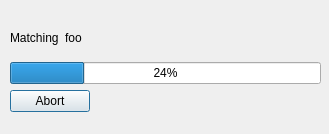
<?xml version="1.0" encoding="UTF-8"?>
<ui version="4.0">
 <class>RunModal</class>
 <widget class="QDialog" name="RunModal">
  <property name="windowModality">
   <enum>Qt::ApplicationModal</enum>
  </property>
  <property name="geometry">
   <rect>
    <x>0</x>
    <y>0</y>
    <width>329</width>
    <height>134</height>
   </rect>
  </property>
  <property name="windowTitle">
   <string>Matching terms...</string>
  </property>
  <widget class="QWidget" name="">
   <property name="geometry">
    <rect>
     <x>10</x>
     <y>20</y>
     <width>311</width>
     <height>92</height>
    </rect>
   </property>
   <layout class="QVBoxLayout" name="verticalLayout">
    <item>
     <layout class="QHBoxLayout" name="horizontalLayout_3">
      <item>
       <layout class="QHBoxLayout" name="horizontalLayout">
        <item>
         <widget class="QLabel" name="label">
          <property name="text">
           <string>Matching</string>
          </property>
         </widget>
        </item>
        <item>
         <widget class="QLabel" name="label_2">
          <property name="text">
           <string>foo</string>
          </property>
         </widget>
        </item>
       </layout>
      </item>
      <item>
       <spacer name="horizontalSpacer_2">
        <property name="orientation">
         <enum>Qt::Horizontal</enum>
        </property>
        <property name="sizeHint" stdset="0">
         <size>
          <width>40</width>
          <height>20</height>
         </size>
        </property>
       </spacer>
      </item>
     </layout>
    </item>
    <item>
     <widget class="QProgressBar" name="progressBar">
      <property name="value">
       <number>24</number>
      </property>
     </widget>
    </item>
    <item>
     <layout class="QHBoxLayout" name="horizontalLayout_2">
      <item>
       <widget class="QPushButton" name="pushButton">
        <property name="text">
         <string>Abort</string>
        </property>
       </widget>
      </item>
      <item>
       <spacer name="horizontalSpacer">
        <property name="orientation">
         <enum>Qt::Horizontal</enum>
        </property>
        <property name="sizeHint" stdset="0">
         <size>
          <width>40</width>
          <height>20</height>
         </size>
        </property>
       </spacer>
      </item>
     </layout>
    </item>
   </layout>
  </widget>
 </widget>
 <resources/>
 <connections/>
</ui>
